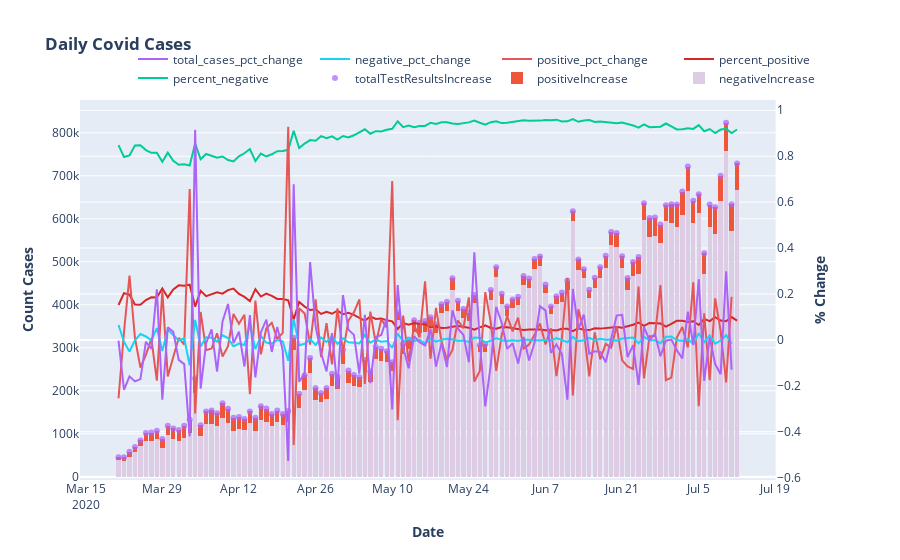

Notebook code cell kept with this figure:
### Code cell
#make variables for subplots
percent_positive = list(cases.percent_positive)
percent_negative = list(cases.percent_negative)
negativeIncrease = list(cases.negativeIncrease)
positiveIncrease = list(cases.positiveIncrease)
totalTestResultsIncrease = list(cases.totalTestResultsIncrease)
total_cases_pct_change = list(cases.total_cases_pct_change)
positive_pct_change = list(cases.positive_pct_change)
date = list(cases.date_new)

# Create figure with secondary y-axis
fig = make_subplots(specs=[[{"secondary_y": True}]])

# Add traces
fig.add_trace(
    go.Bar(x=date
           ,y=negativeIncrease
           ,name="negativeIncrease"
           ,marker_color=px.colors.qualitative.Pastel1[3]),
    secondary_y=False,
)
fig.add_trace(
    go.Bar(x=date, y=positiveIncrease, name="positiveIncrease"),
    secondary_y=False,
)
fig.add_trace(
    go.Scatter(x=date
               ,y=totalTestResultsIncrease
               ,opacity=.7
               ,name="totalTestResultsIncrease"
               ,mode="markers"
               ,marker_color=px.colors.qualitative.Plotly[3]),
    secondary_y=False,
)
fig.add_trace(
    go.Scatter(x=date
               ,y=percent_negative
               ,name="percent_negative"
               ,marker_color=px.colors.qualitative.Plotly[2]),
    secondary_y=True,
)
fig.add_trace(
    go.Scatter(x=date
               ,y=percent_positive
               ,name="percent_positive"
               ,marker_color=px.colors.qualitative.D3[3]),
    secondary_y=True,
)
fig.add_trace(
    go.Scatter(x=date
               ,y=positive_pct_change
               ,name="positive_pct_change"
               ,marker_color=px.colors.qualitative.T10[2]),
    secondary_y=True,
)
fig.add_trace(
    go.Scatter(x=date
               ,y=negative_pct_change
               ,name="negative_pct_change"
               ,marker_color=px.colors.qualitative.Plotly[5]),
    secondary_y=True,
)
fig.add_trace(
    go.Scatter(x=date
               ,y=total_cases_pct_change
               ,name="total_cases_pct_change"
               ,marker_color=px.colors.qualitative.Plotly[3]),
    secondary_y=True,
)


# Add figure title
fig.update_layout(
    title_text="<b>Daily Covid Cases</b>"
)

# Set x-axis title
fig.update_xaxes(title_text="<b>Date</b>")

# Set y-axes titles
fig.update_yaxes(title_text="<b>Count Cases</b>", secondary_y=False)
fig.update_yaxes(title_text="<b>% Change</b>", secondary_y=True)

# Change the bar mode
fig.update_layout(barmode='stack')

# Customize aspect
fig.update_traces(
#                   marker_color='rgb(158,202,225)'
#                   , marker_line_color='rgb(8,48,107)',
                  marker_line_width=.01)
#                   ,opacity=0.6)

#update legend
fig.update_layout(legend=dict(
    orientation="h",
    yanchor="bottom",
    y=1.02,
    xanchor="right",
    x=1
))

fig.show()
